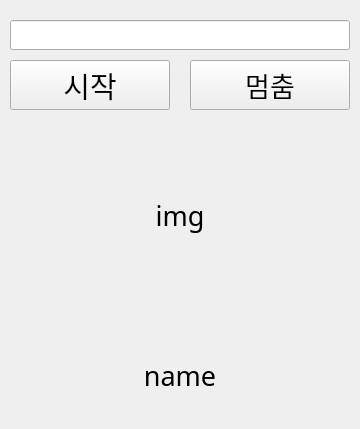
<?xml version="1.0" encoding="UTF-8"?>
<ui version="4.0">
 <class>Form</class>
 <widget class="QWidget" name="Form">
  <property name="geometry">
   <rect>
    <x>0</x>
    <y>0</y>
    <width>360</width>
    <height>429</height>
   </rect>
  </property>
  <property name="font">
   <font>
    <pointsize>13</pointsize>
   </font>
  </property>
  <property name="windowTitle">
   <string>Form</string>
  </property>
  <widget class="QLineEdit" name="inpuy_data">
   <property name="geometry">
    <rect>
     <x>10</x>
     <y>20</y>
     <width>340</width>
     <height>30</height>
    </rect>
   </property>
  </widget>
  <widget class="QPushButton" name="start_brt">
   <property name="geometry">
    <rect>
     <x>10</x>
     <y>60</y>
     <width>160</width>
     <height>50</height>
    </rect>
   </property>
   <property name="font">
    <font>
     <family>한컴산뜻돋움</family>
     <pointsize>22</pointsize>
    </font>
   </property>
   <property name="text">
    <string>시작</string>
   </property>
  </widget>
  <widget class="QPushButton" name="stop_brt">
   <property name="geometry">
    <rect>
     <x>190</x>
     <y>60</y>
     <width>160</width>
     <height>50</height>
    </rect>
   </property>
   <property name="font">
    <font>
     <family>한컴산뜻돋움</family>
     <pointsize>20</pointsize>
    </font>
   </property>
   <property name="text">
    <string>멈춤</string>
   </property>
  </widget>
  <widget class="QLabel" name="name_label">
   <property name="geometry">
    <rect>
     <x>10</x>
     <y>330</y>
     <width>340</width>
     <height>90</height>
    </rect>
   </property>
   <property name="font">
    <font>
     <family>한컴산뜻돋움</family>
     <pointsize>20</pointsize>
    </font>
   </property>
   <property name="text">
    <string>name</string>
   </property>
   <property name="alignment">
    <set>Qt::AlignCenter</set>
   </property>
  </widget>
  <widget class="QLabel" name="img_label">
   <property name="geometry">
    <rect>
     <x>10</x>
     <y>110</y>
     <width>340</width>
     <height>211</height>
    </rect>
   </property>
   <property name="font">
    <font>
     <family>한컴산뜻돋움</family>
     <pointsize>20</pointsize>
    </font>
   </property>
   <property name="text">
    <string>img</string>
   </property>
   <property name="alignment">
    <set>Qt::AlignCenter</set>
   </property>
  </widget>
 </widget>
 <resources/>
 <connections/>
</ui>
